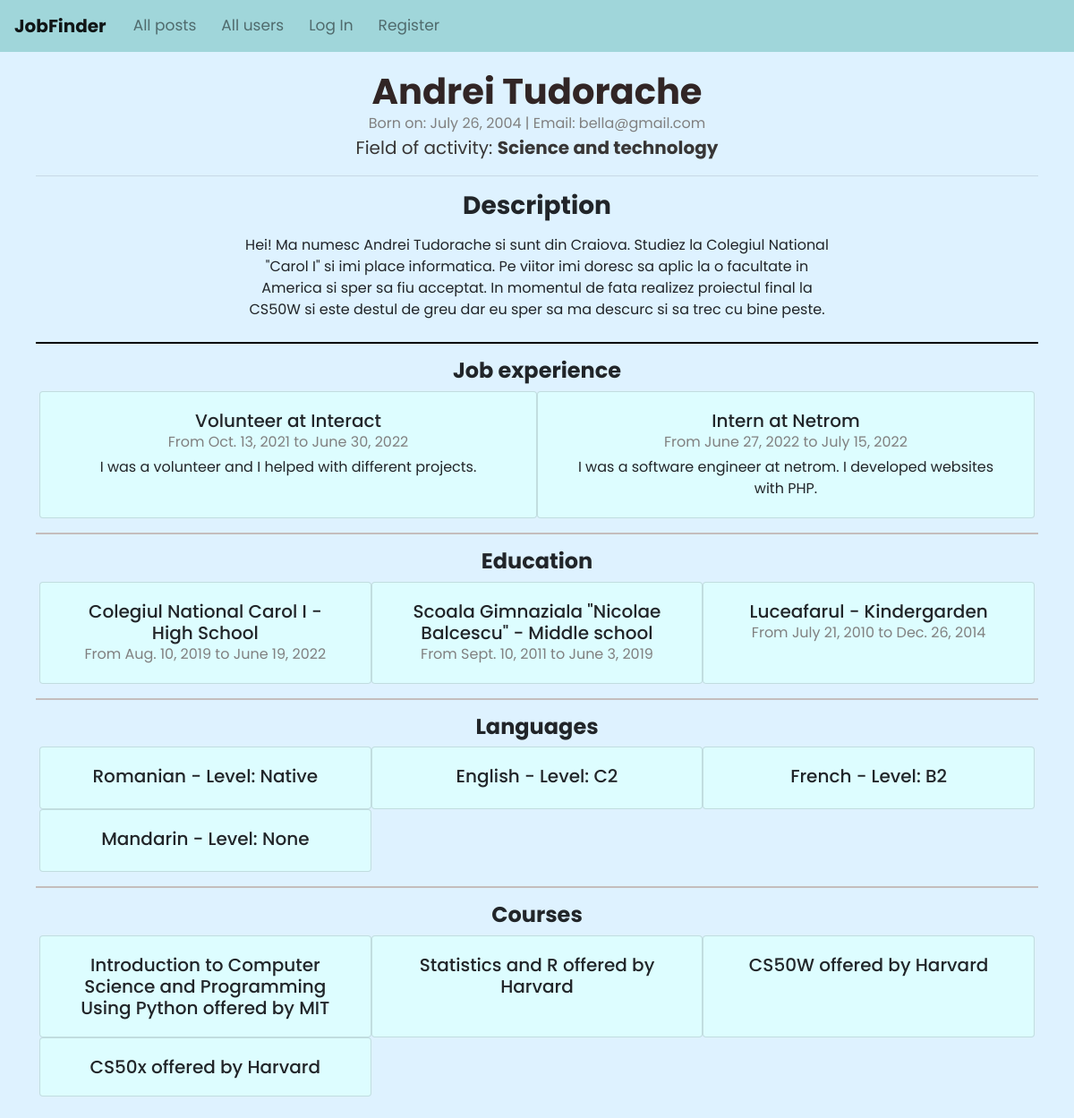
/profile/Bella, run on the app's committed database.
### JobFinderApp/models.py (models this page shows)
class User(AbstractUser):
    description = models.CharField(max_length=500, blank=True, null=True)
    birth_date = models.DateField(blank=True, null=True)
    field = models.CharField(max_length=500, blank=True, null=True)
    is_company = models.BooleanField(default=False)
    location = models.CharField(max_length=100, blank=True, null=True)
    link_to_location = models.CharField(max_length=200, blank=True, null=True)
    class Meta:
        ordering = ['-id']

class Job_experiences(models.Model):
    user = models.ForeignKey(User, on_delete=models.CASCADE, related_name="jobs")
    company_name = models.CharField(max_length=50)
    position = models.CharField(max_length=50)
    description = models.CharField(max_length=200)
    start_date = models.DateField(blank=True, null=True)
    end_date = models.DateField(blank=True, null=True)

class Education(models.Model):
    user = models.ForeignKey(User, on_delete=models.CASCADE, related_name="education")
    institution = models.CharField(max_length=50)
    level = models.CharField(max_length=50)
    start_date = models.DateField(blank=True, null=True)
    end_date = models.DateField(blank=True, null=True)

class Languages(models.Model):
    user = models.ForeignKey(User, on_delete=models.CASCADE, related_name="languages")
    language = models.CharField(max_length=50)
    level = models.CharField(max_length=50)

class Courses(models.Model):
    user = models.ForeignKey(User, on_delete=models.CASCADE, related_name="courses")
    name = models.CharField(max_length=50)
    institution = models.CharField(max_length=50)

### JobFinderApp/views.py (the view)
# urls.py: path("profile/<username>", views.profile, name="profile"),
def profile(request, username):
    return render(request, "JobFinderApp/profile.html", {
        "person": User.objects.get(username = username)
    })

### JobFinderApp/templates/JobFinderApp/profile.html (shortened to what this page needs)
{% extends "JobFinderApp/layout.html" %}
{% block body %}
    {% if not person.is_company %}
        <div class="container-fluid" style="padding: 20px 40px; text-align: center;">
            <h1 style="color:rgb(49, 37, 37); margin-bottom: 0px;"><strong>{{ person.first_name }} {{ person.last_name }}</strong></h1>
            <div style="color: grey;">
                Born on: {{ person.birth_date }} | Email: {{ person.email }}
                {% if person.field %}
                    <div style="font-size: 20px; color: rgb(56, 54, 54)">Field of activity: <strong>{{ person.field }}</strong></div>
                {% endif %}
            </div>
            <hr>
            {% if person.description %}
                <div class="mt-3">
                    <h3><strong>Description</strong></h3>
                    <div class="p-2" id="desc">
                        {{ person.description }}
                    </div>
                </div>
                <hr style="border-color: black; border-width: 2px;">
            {% endif %}
            <h4><strong>Job experience</strong></h4>
            <div class="row m-1">
                {% for job in person.jobs.all %}
                    <div class="card post1 col-6">
                        <div class="card-body pb-1">
                            <h5 class="card-title mb-0">{{ job.position }} at {{ job.company_name }}</h5>
                            <span style="color: grey;">From {{ job.start_date }} to {{ job.end_date }}</span>
                            <p class="mt-1">{{ job.description }}</p>
                        </div>
                    </div>
                {% empty %}
                    <div>
                        Looks like this user hasn't added any past jobs yet!
                    </div>
                {% endfor %}
            </div>
            <hr style="border-color: rgb(196, 189, 189); border-width: 2px;">
            <h4><strong>Education</strong></h4>
            <div class="row m-1">
                {% for education in person.education.all %}
                    <div class="card post1 col-6 col-lg-4">
                        <div class="card-body">
                            <h5 class="card-title mb-0">{{ education.institution }} - {{ education.level }}</h5>
                            <span style="color: grey;">From {{ education.start_date }} to {{ education.end_date }}</span>
                        </div>
                    </div>
                {% empty %}
                    <div>
                        Looks like this user hasn't added any past education yet!
                    </div>
                {% endfor %}
            </div>
            <hr style="border-color: rgb(196, 189, 189); border-width: 2px;">
            <h4><strong>Languages</strong></h4>
            <div class="row m-1">
                {% for language in person.languages.all %}
                    <div class="col-4 card post1">
                        <div class="card-body">
                            <h5 class="card-title mb-1">{{ language.language }} - Level: {{ language.level }}</h5>
                        </div>
                    </div>
                {% empty %}
                    <div>
                        Looks like this user hasn't added any known languages yet!
                    </div>
                {% endfor %}
            </div>
            <hr style="border-color: rgb(196, 189, 189); border-width: 2px;">
            <h4><strong>Courses</strong></h4>
            <div class="row m-1">
            {% for course in person.courses.all %}
                <div class="col-4 card post1">
                    <div class="card-body">
                        <h5 class="card-title mb-0">{{ course.name }} offered by {{ course.institution }}</h5>
                    </div>
                </div>
            {% empty %}
                <div>
                    Looks like this user hasn't added any courses yet!
                </div>
            {% endfor %}
        </div>
    {% endif %}
{% endblock %}

### JobFinderApp/static/JobFinderApp/styles.css (style rules this page uses)
.post1 { background-color: rgb(221, 253, 255); transition: background-color 400ms ease-in; }
html, body { margin:0px; height:100%; background: #def2ff; font-family: 'Poppins', sans-serif; }
#desc { width: 60%; margin-left: 20%; }

### data on the page
User: first_name "Andrei", last_name "Tudorache", birth_date "July 26, 2004", email "bella@gmail.com", field "Science and technology", description "Hei! Ma numesc Andrei Tudorache si sunt din Craiova. Studiez la Colegiul National \"Carol I\" si imi place informatica. Pe viitor imi doresc sa aplic la o facultate in America si sper sa fiu acceptat. In momentul de fata realizez proiectul final la CS50W si este destul de greu dar eu sper sa ma descurc si sa trec cu bine peste."
Job_experiences: position "Volunteer", company_name "Interact", start_date "Oct. 13, 2021", end_date "June 30, 2022", description "I was a volunteer and I helped with different projects."
Job_experiences: position "Intern", company_name "Netrom", start_date "June 27, 2022", end_date "July 15, 2022", description "I was a software engineer at netrom. I developed websites with PHP."
Education: institution "Colegiul National Carol I", level "High School", start_date "Aug. 10, 2019", end_date "June 19, 2022"
Education: institution "Scoala Gimnaziala \"Nicolae Balcescu\"", level "Middle school", start_date "Sept. 10, 2011", end_date "June 3, 2019"
Education: institution "Luceafarul", level "Kindergarden", start_date "July 21, 2010", end_date "Dec. 26, 2014"
Languages: language "Romanian", level "Native"
Languages: language "English", level "C2"
Languages: language "French", level "B2"
Languages: language "Mandarin", level "None"
Courses: name "Introduction to Computer Science and Programming Using Python", institution "MIT"
Courses: name "Statistics and R", institution "Harvard"
Courses: name "CS50W", institution "Harvard"
Courses: name "CS50x", institution "Harvard"
